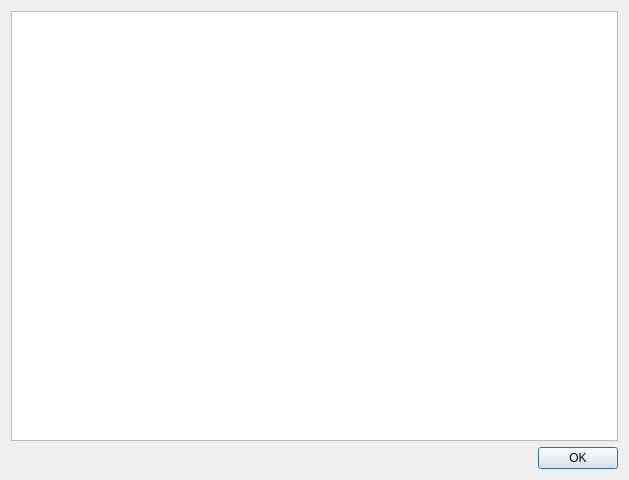
<?xml version="1.0" encoding="UTF-8"?>
<ui version="4.0">
 <class>mtx::gui::CodeOfConductDialog</class>
 <widget class="QDialog" name="mtx::gui::CodeOfConductDialog">
  <property name="geometry">
   <rect>
    <x>0</x>
    <y>0</y>
    <width>629</width>
    <height>480</height>
   </rect>
  </property>
  <property name="windowTitle">
   <string>The MKVToolNix Code of Conduct</string>
  </property>
  <layout class="QVBoxLayout" name="verticalLayout">
   <item>
    <widget class="QTextBrowser" name="codeOfConduct">
     <property name="html">
      <string notr="true">&lt;!DOCTYPE HTML PUBLIC &quot;-//W3C//DTD HTML 4.0//EN&quot; &quot;http://www.w3.org/TR/REC-html40/strict.dtd&quot;&gt;
&lt;html&gt;&lt;head&gt;&lt;meta name=&quot;qrichtext&quot; content=&quot;1&quot; /&gt;&lt;style type=&quot;text/css&quot;&gt;
p, li { white-space: pre-wrap; }
&lt;/style&gt;&lt;/head&gt;&lt;body style=&quot; font-family:'DejaVu Sans'; font-size:10pt; font-weight:400; font-style:normal;&quot;&gt;
&lt;p style=&quot;-qt-paragraph-type:empty; margin-top:0px; margin-bottom:0px; margin-left:0px; margin-right:0px; -qt-block-indent:0; text-indent:0px; font-family:'Ubuntu';&quot;&gt;&lt;br /&gt;&lt;/p&gt;&lt;/body&gt;&lt;/html&gt;</string>
     </property>
     <property name="textInteractionFlags">
      <set>Qt::LinksAccessibleByKeyboard|Qt::LinksAccessibleByMouse|Qt::TextBrowserInteraction|Qt::TextSelectableByKeyboard|Qt::TextSelectableByMouse</set>
     </property>
     <property name="openExternalLinks">
      <bool>true</bool>
     </property>
    </widget>
   </item>
   <item>
    <widget class="QDialogButtonBox" name="buttonBox">
     <property name="standardButtons">
      <set>QDialogButtonBox::Ok</set>
     </property>
    </widget>
   </item>
  </layout>
 </widget>
 <tabstops>
  <tabstop>codeOfConduct</tabstop>
 </tabstops>
 <resources/>
 <connections/>
</ui>
